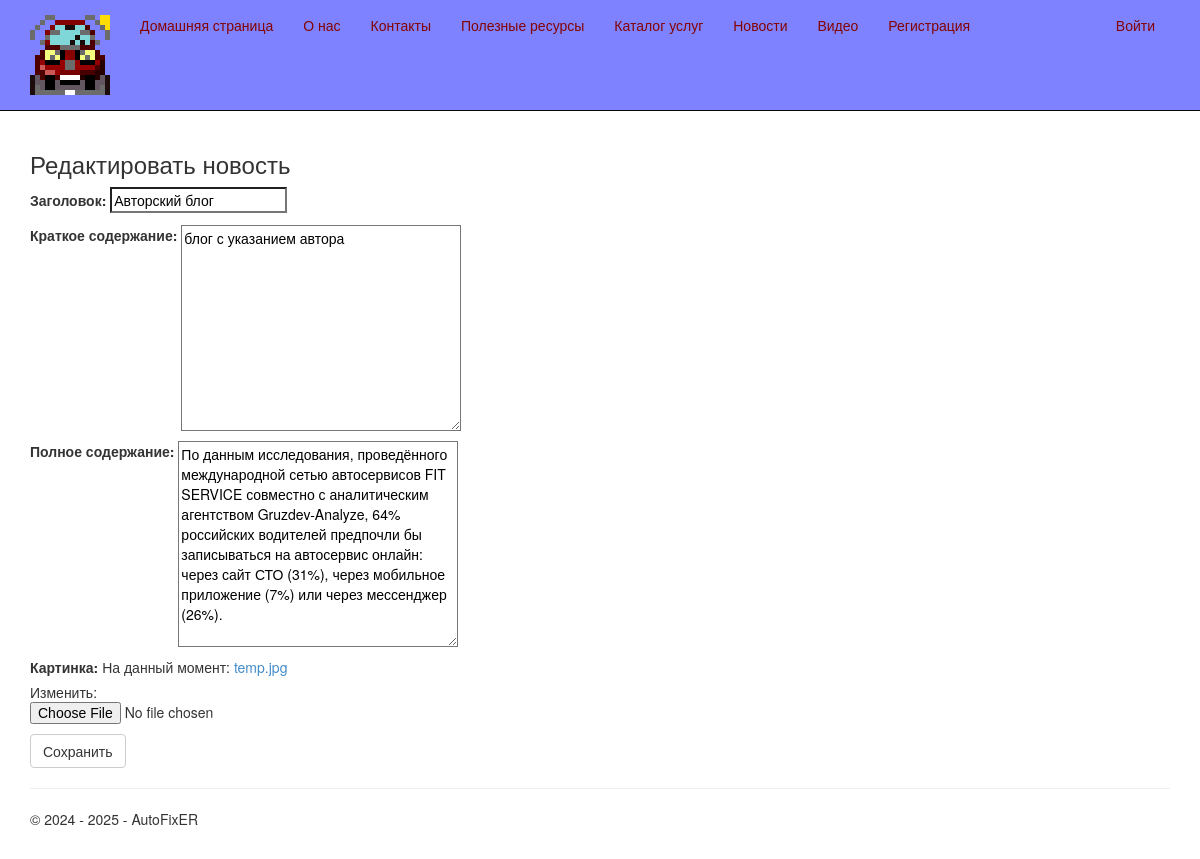
Screenshot of /postedit/4/ with the database file from the repository.
### app/models.py (models this page shows, shortened)
class Blog(models.Model):
    title = models.CharField(max_length=100, unique_for_date="posted", verbose_name="Заголовок")
    description = models.TextField(verbose_name="Краткое содержание")
    content = models.TextField(verbose_name="Полное содержание")
    posted = models.DateTimeField(default=datetime.now(), db_index=True, verbose_name="Опубликована")
    author = models.ForeignKey(User, null=True, blank=True, on_delete = models.SET_NULL, verbose_name = "Автор")
    image = models.FileField(default='temp.jpg', verbose_name='Путь к картинке')
    class Meta:
        db_table = "Posts" # имя таблицы для модели
        ordering = ["-posted"] # порядок сортировки данных в модели ("-" означает по убыванию)
        verbose_name = "статья блога" # имя, под которым модель будет отображаться в административном разделе (для одной статьи блога)
        verbose_name_plural = "статьи блога" # тоже для всех статей блога

### app/views.py (the view)
# urls.py: path('postedit/<int:parametr>/', views.postedit, name='postedit'),
def postedit(request, parametr):
    post_1 = Blog.objects.get(id=parametr)
    if request.method == "POST":
        form = BlogForm(request.POST, instance=post_1)
        if form.is_valid():
            form.save()
            return redirect('blog')
    else:
        form = BlogForm(instance=post_1)
    return render (
        request,
        'app/postedit.html',
        {
            'post_1':post_1,
            'form': form,
            'year':datetime.now().year,
            }
        )

### app/forms.py
class BlogForm (forms.ModelForm):
    class Meta:
        model = Blog # используемая модель
        fields = ('title', 'description', 'content', 'image',)
        labels = {'title': "Заголовок", 'description': "Краткое содержание", 'content': "Полное содержание", 'image': "Картинка"}

### app/templates/app/postedit.html (shortened to what this page needs)
{% extends "app/layout.html" %}
{% block content %}
<h3>Редактировать новость</h3>
<form method="POST" enctype="multipart/form-data">
    <div>
        {{ form.as_p }}
        <button type="submit" class="save btn btn-default"> Сохранить </button>
    </div>
</form>
{% endblock %}

### app/static/app/content/site.css (style rules this page uses)
body { padding-top: 0px; padding-bottom: 20px; }
input, select, textarea { max-width: 280px; }

### rows the page displays
Blog: title "Авторский блог", description "блог с указанием автора", content "По данным исследования, проведённого международной сетью автосервисов FIT SERVICE совместно с аналитическим агентством Gruzdev-Analyze, 64% российских водителей предпочли бы записываться на автосервис онлайн: через сайт СТО (31%), через мобильное приложение (7%) или через мессенджер (26%)."
